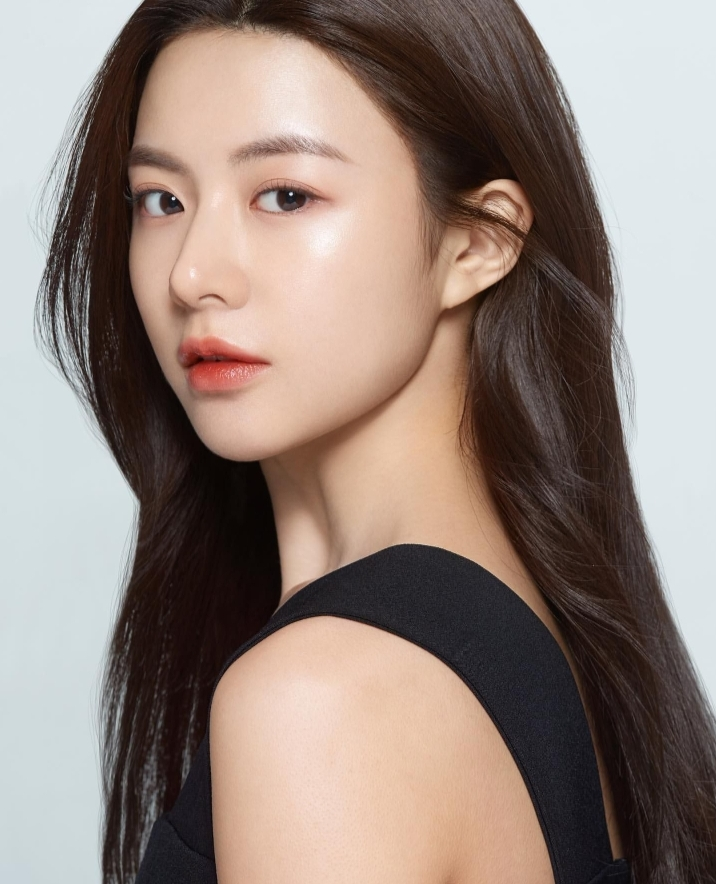
#> input picture image.jpeg, 716 x 884 px
$ python ButterworthHighpassFilter.py
#> lines starting #> are read from the running program, lines starting #| are printed output that depends on the picture
import cv2
import numpy as np
from matplotlib import pyplot as plt

# Membaca citra
img = cv2.imread('image.jpeg', 0)
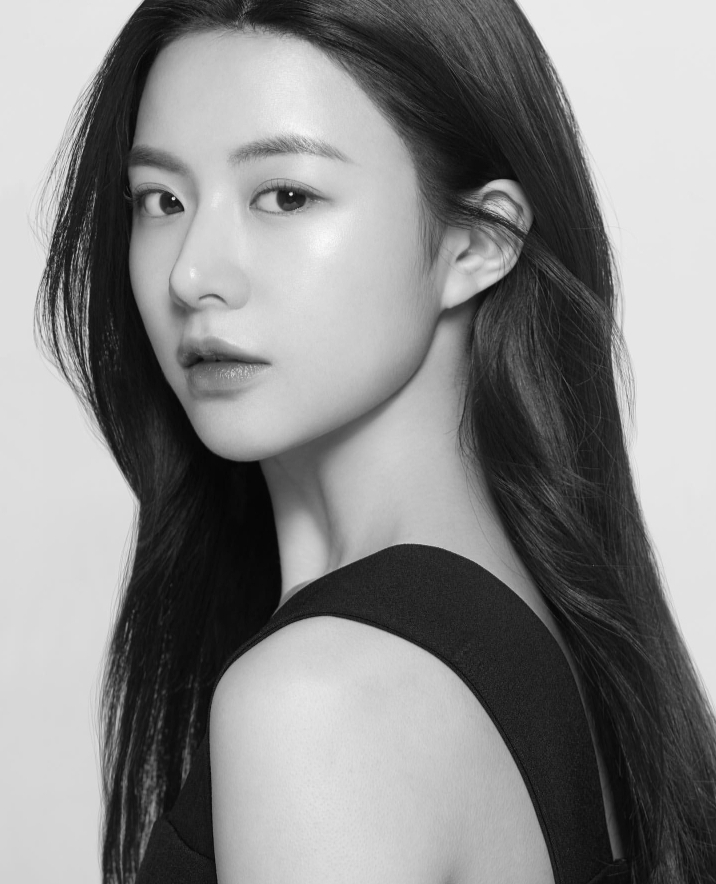
#> img: shape (884, 716); min 4, max 251, mean 134.7

# Menghitung DFT
dft = np.fft.fft2(img)

# Menggeser nol frekuensi ke tengah
dft_shift = np.fft.fftshift(dft)

# Menentukan radius cutoff dan nilai order filter
radius = 50
n = 2

# Membuat filter Butterworth highpass
rows, cols = img.shape
#> rows = 884; cols = 716
crow, ccol = rows//2, cols//2
#> crow = 442; ccol = 358
u, v = np.meshgrid(np.arange(cols), np.arange(rows))
d_uv = np.sqrt((u - ccol)**2 + (v - crow)**2)
H = 1 / (1 + (d_uv/radius)**(2*n))

# Mengalikan filter dengan spektrum frekuensi
dft_shift_filtered = dft_shift * H

# Menggeser nol frekuensi kembali ke sudut kiri atas
dft_filtered = np.fft.ifftshift(dft_shift_filtered)

# Menghitung citra hasil filter dengan IDFT
img_filtered = np.fft.ifft2(dft_filtered)
img_filtered = np.abs(img_filtered)
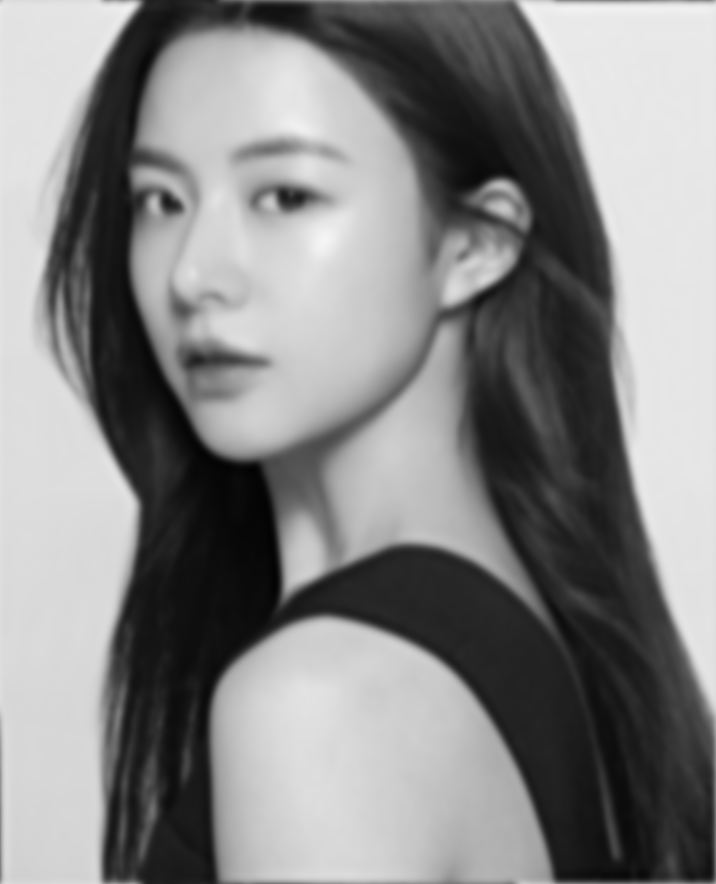
#> img_filtered: shape (884, 716) float64; min 2.45, max 244.9, mean 134.7

# Menampilkan hasil
plt.subplot(121), plt.imshow(img, cmap='gray')
plt.title('Input Image'), plt.xticks([]), plt.yticks([])
plt.subplot(122), plt.imshow(img_filtered, cmap='gray')
plt.title('Butterworth Highpass Filtered Image'), plt.xticks([]), plt.yticks([])
plt.show()
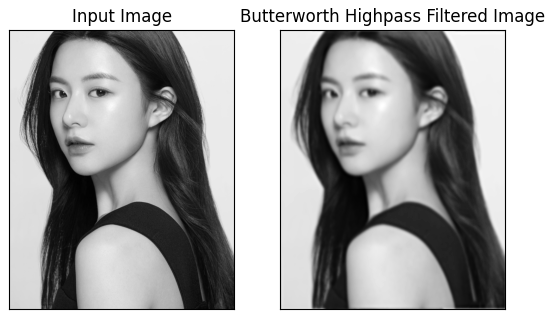
#> figure drawn by matplotlib, 2 panels
